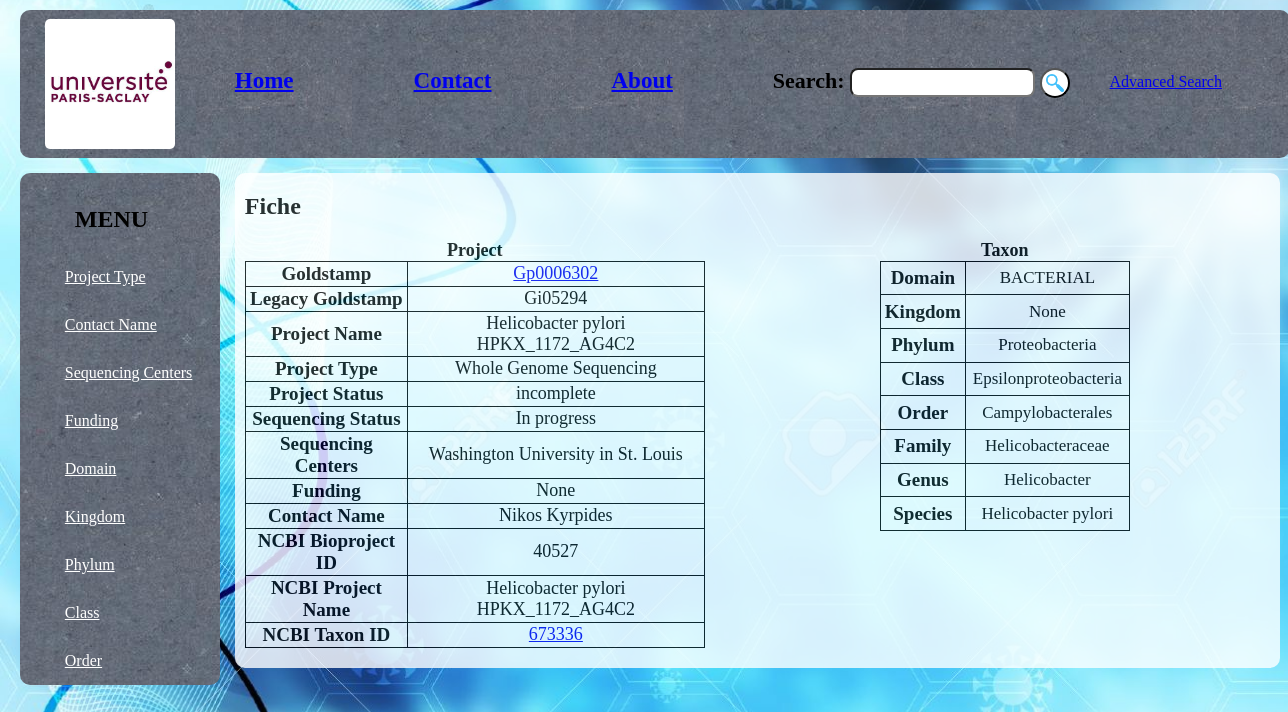
The page /fiche.php?Gp=Gp0006302 on the database its author committed.
### tables this page shows
CREATE TABLE IF NOT EXISTS `taxon` (
  `NCBI_TAXON_ID` int(9) NOT NULL,
  `DOMAIN` varchar(255) DEFAULT NULL,
  `KINGDOM` varchar(255) DEFAULT NULL,
  `PHYLUM` varchar(255) DEFAULT NULL,
  `CLASS` varchar(255) DEFAULT NULL,
  `ORDER_` varchar(255) DEFAULT NULL,
  `FAMILY` varchar(255) DEFAULT NULL,
  `GENUS` varchar(255) DEFAULT NULL,
  `SPECIES` varchar(255) DEFAULT NULL
);

### fiche.php (the view, shortened to what this page needs)
<?php include("template.php");?>
<section>
<?php
	if (isset($_GET['Gp']))
	{
		include ('connexionBDD.php');
		$answer = $bdd->prepare('SELECT DISTINCT * FROM project,taxon WHERE GOLDSTAMP=? AND project.NCBI_TAXON_ID=taxon.NCBI_TAXON_ID');
		$answer->execute(array($_GET['Gp']));
		$data = $answer->fetch();
		$goldstamp=str_replace("Gp","Go",$data['GOLDSTAMP']);
	}
?>
	<div id="fiche">
		<h1>Fiche</h1>
		<table class="proj">
			<caption style="font-weight:bold;font-size:18px">Project</caption>
			<TR><TH>Goldstamp</TH><TD><a href="https://gold.jgi.doe.gov/organism?id=<?php echo $goldstamp?>"><?php echo $data['GOLDSTAMP']?></a></TD></TR>
			<TR><TH>Legacy Goldstamp</TH><TD><?php echo $data['LEGACY_GOLDSTAMP']?></TD></TR>
			<TR><TH>Project Name</TH><TD><?php echo $data['PROJECT_NAME']?></TD></TR>
			<TR><TH>Project Type</TH><TD><?php echo $data['PROJECT_TYPE']?></TD></TR>
			<TR><TH>Project Status</TH><TD><?php echo $data['PROJECT_STATUS']?></TD></TR>
			<TR><TH>Sequencing Status</TH><TD><?php echo $data['SEQUENCING_STATUS']?></TD></TR>
			<TR><TH>Sequencing Centers</TH><TD><?php echo $data['SEQUENCING_CENTERS']?></TD></TR>
			<TR><TH>Funding</TH><TD><?php echo $data['FUNDING']?></TD></TR>
			<TR><TH>Contact Name</TH><TD><?php echo $data['CONTACT_NAME']?></TD></TR>
			<TR><TH>NCBI Bioproject ID</TH><TD><?php echo $data['NCBI_BIOPROJECT_ID']?></TD></TR>
			<TR><TH>NCBI Project Name</TH><TD><?php echo $data['NCBI_PROJECT_NAME']?></TD></TR>
			<TR><TH>NCBI Taxon ID</TH><TD><a href="https://www.ncbi.nlm.nih.gov/Taxonomy/Browser/wwwtax.cgi?id=<?php echo $data['NCBI_TAXON_ID']?>"><?php echo $data['NCBI_TAXON_ID']?></a></TD></TR>
		</table>
		<table class="taxon">
			<caption style="font-weight:bold;font-size:18px">Taxon</caption>
			<TR><TH>Domain</TH><TD><?php echo $data['DOMAIN']?></TD></TR>
			<TR><TH>Kingdom</TH><TD><?php echo $data['KINGDOM']?></TD></TR>
			<TR><TH>Phylum</TH><TD><?php echo $data['PHYLUM']?></TD></TR>
			<TR><TH>Class</TH><TD><?php echo $data['CLASS']?></TD></TR>
			<TR><TH>Order</TH><TD><?php echo $data['ORDER_']?></TD></TR>
			<TR><TH>Family</TH><TD><?php echo $data['FAMILY']?></TD></TR>
			<TR><TH>Genus</TH><TD><?php echo $data['GENUS']?></TD></TR>
			<TR><TH>Species</TH><TD><?php echo $data['SPECIES']?></TD></TR>
		</table>
	</div>
</section>

### Style.css (style rules this page uses)
html { margin: 0; padding-right: 5%; max-width: 1200px; height:100%; margin: 0 auto; background: url("background.jpg") no-repeat center center fixed; -webkit-background-size: cover; -moz-background-size: cover; -o-background-size: cover; background-size: cover; }
tr th { font-size:19px; border:1px black solid; }
tr td { font-size:18px; border:1px black solid; text-align:center; }
#fiche { margin: 15px 215px; background-color: white; width:1035px; opacity:0.8; border-radius:10px; position:absolute; z-index:2; padding-left: 10px; padding-bottom: 20px; }
.proj { border-collapse:collapse; width:460px; float:left; }
.proj TD { text-align:center; }
.taxon { float: right; border-collapse:collapse; height:270px; width:250px; margin-right:150px; }
.taxon TD { font-size: 17px; }

### rows shown on the page
taxon: NCBI_TAXON_ID "673336", DOMAIN "BACTERIAL", KINGDOM "None", PHYLUM "Proteobacteria", CLASS "Epsilonproteobacteria", ORDER_ "Campylobacterales", FAMILY "Helicobacteraceae", GENUS "Helicobacter", SPECIES "Helicobacter pylori"

### other values the page prints
$data['GOLDSTAMP'] "Gp0006302"
$data['LEGACY_GOLDSTAMP'] "Gi05294"
$data['PROJECT_NAME'] "Helicobacter pylori HPKX_1172_AG4C2"
$data['PROJECT_TYPE'] "Whole Genome Sequencing"
$data['PROJECT_STATUS'] "incomplete"
$data['SEQUENCING_STATUS'] "In progress"
$data['SEQUENCING_CENTERS'] "Washington University in St. Louis"
$data['FUNDING'] "None"
$data['CONTACT_NAME'] "Nikos Kyrpides"
$data['NCBI_BIOPROJECT_ID'] "40527"
$data['NCBI_PROJECT_NAME'] "Helicobacter pylori HPKX_1172_AG4C2"
